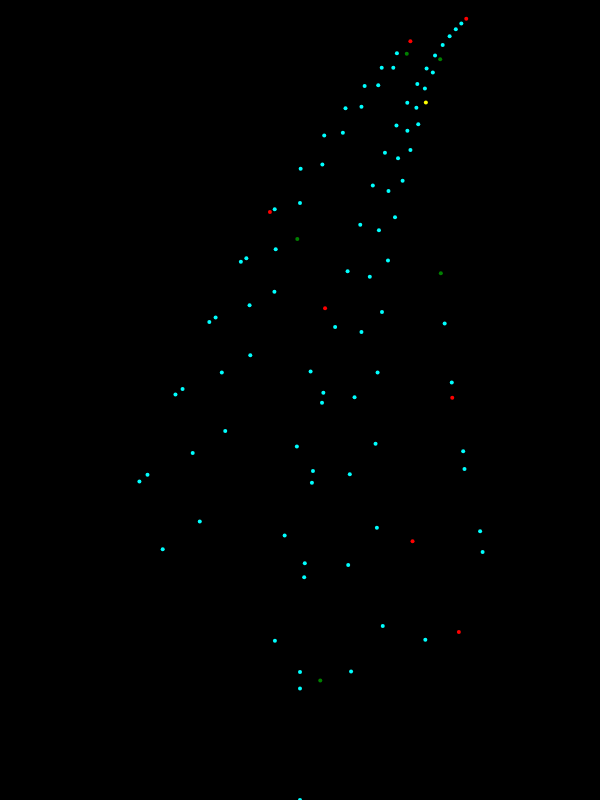
Frame 1 (no input)
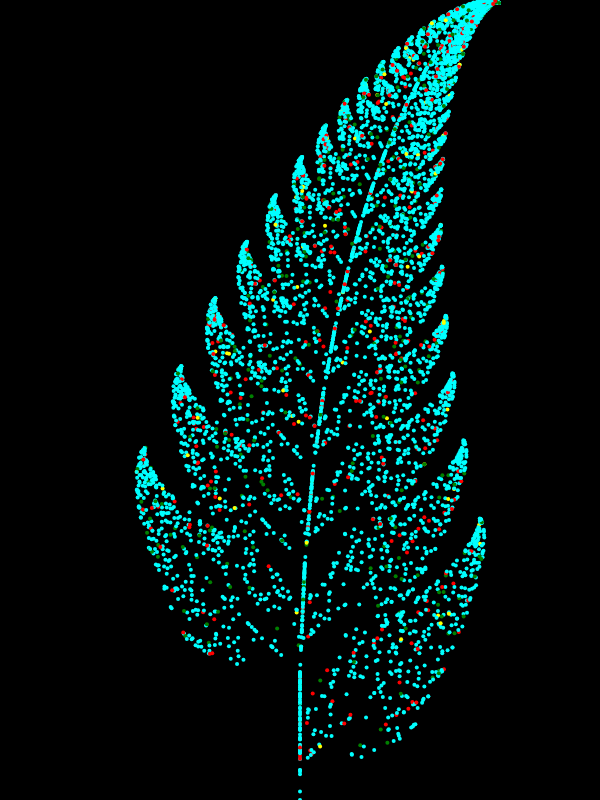
Frame 60 (no input)
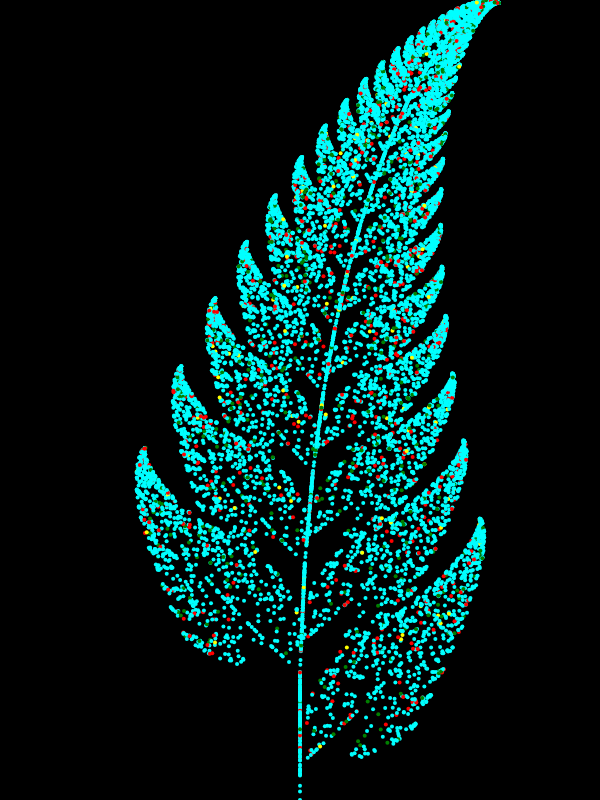
Frame 120 (the mouse pressed at the canvas centre since frame 60)

The p5.js sketch that drew these frames (run headless with seeded random() and noise() and a simulated clock; from frame 60 on, the mouse is pressed at the canvas centre):

// p5.js sketch
// ── sketch.js
var x = 0;
var y = 0;

var nextX;
var nextY;

function setup() {
  // put setup code here
  createCanvas(600, 800);
  background(0);

}

function draw() {
  // put drawing code here

  for (var index = 0; index < 100; index ++) {
    var r = random(1);
    drawPoint(r);
    nextPoint(nextX, nextY, r);
  }
}


function drawPoint(r) {

  if(r < 0.01){
    stroke('yellow');

  }else if(r < 0.86) {
    stroke('cyan');

  }else if(r < 0.93) {

    stroke('green');
        
  }else {
    stroke('red');

  }
  
  fill(255, 204, 0);
  strokeWeight(4);
  

  let px = map(x, -4, 4, 0, width);
  let py = map(y, 0, 10, height, 0);
  

  point(px,py);
}

function nextPoint(nextX, nextY, r) {

  

  if(r < 0.01){
    nextX = 0;
    nextY = 0.16 * y;
  }else if(r < 0.86) {
    nextX = 0.85 * x  + 0.04 * y;
    nextY = -0.04 * x + 0.85 * y + 1.6;
  }else if(r < 0.93) {

    nextX =  0.2 * x - 0.26 * y;
    nextY = 0.23 * x + 0.22 * y + 1.6;
  }else {
    nextX = -0.15 * x + 0.28 * y;
    nextY = 0.26 * x + 0.24 * y + 0.44;
  }

  x = nextX;
  y = nextY;
}
